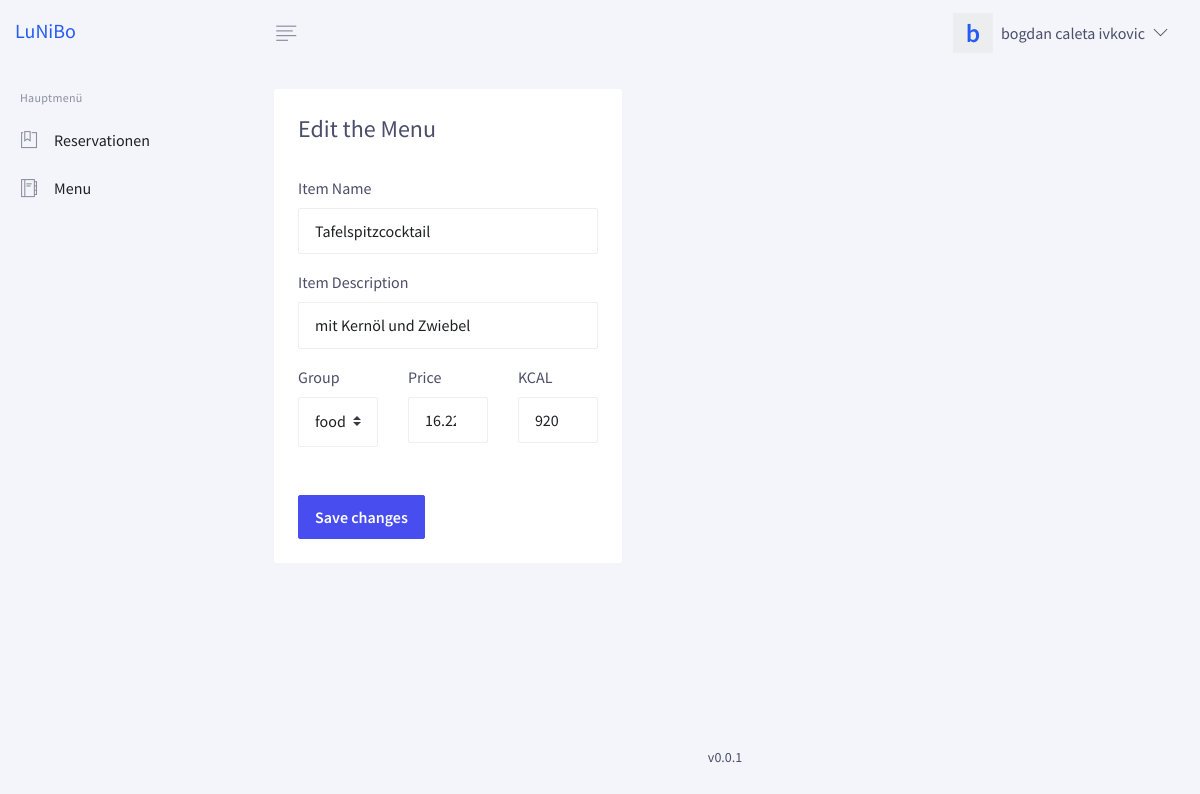
Screenshot of /admin.php?page=editMenu&id=6 (signed in) with the database file from the repository.
### tables this page shows
CREATE TABLE `menu` (
  `itemID` int(11) NOT NULL AUTO_INCREMENT,
  `name` varchar(30) NOT NULL,
  `description` text NOT NULL,
  `itemGroup` varchar(15) DEFAULT NULL,
  `price` float NOT NULL,
  `kcal` int(11) DEFAULT NULL,
  `deleted` int(11) DEFAULT 0,
  PRIMARY KEY (`itemID`),
  UNIQUE KEY `menu_itemID_uindex` (`itemID`),
  UNIQUE KEY `menu_name_uindex` (`name`)
);

### database/db_functions.php (called while the page is built, shortened)
<?php
$debug = 0;
function select_cond($conn, $table, $after_where){
    $sql = "SELECT * FROM {$table} WHERE {$after_where}";
    $stmt = $conn->query($sql);
    return $stmt->fetchAll();
}
?>

### templates/edit_menu.php (the view, shortened to what this page needs)
<?php
require_once("./database/db_functions.php");
$conn = create_conn();
$row = select_cond($conn, MENU, "deleted=0 AND itemID = ".$_GET['id'])[0];
switch ($row['itemGroup']) {
    case 'food':
        $drp = '<option value="food" selected>food</option><option value="drink">drink</option>';
        break;
}
?>
<div class="content">
    <div class="py-4 col-xl-5 col-lg-8 col-md-12 px-3 px-md-4">
    <div class="card">
                <div class="card-header">
                <h4>Edit the Menu</h4>
            </div>
            <div class="card-body pt-0">
                <form action="admin.php?page=editMenu&id=<?php echo $_GET['id'] ?>&u=1" method="POST">
                    <div class="form-group">
                        <label>Item Name</label>
                        <input type="text" name="name" class="form-control" value="<?php echo $row['name'] ?>">
                    </div>
                    <div class="form-group">
                        <label>Item Description</label>
                        <input type="textarea" name="description" class="form-control" value="<?php echo $row['description'] ?>">
                    </div>
                    <div class="row">
                        <div class="form-group col-4">
                            <label>Group</label>
                            <select class="custom-select" name="group">
                                <?php echo $drp ?>
                        </select>
                        </div>
                        <div class="form-group col-4">
                            <label>Price</label>
                            <input type="number" step="any" name="price" class="form-control" value="<?php echo $row['price'] ?>">
                        </div>
                        <div class="form-group col-4">
                            <label>KCAL</label>
                            <input type="number" step="any" name="kcal" class="form-control" value="<?php echo $row['kcal'] ?>">
                        </div>
                    </div>
                    <input type="submit" class="btn btn-info mt-5" value="Save changes">
                </form>
            </div>
        </div>
    </div>

### rows the page displays
menu: name "Tafelspitzcocktail", description "mit Kernöl und Zwiebel", group "food", price "16.22", kcal "920"

### other values shown
substr($user['name'], 0, 1) "b"
$user['name'] "bogdan"
$user['lastname'] "caleta ivkovic"
VERSION "v0.0.1"
